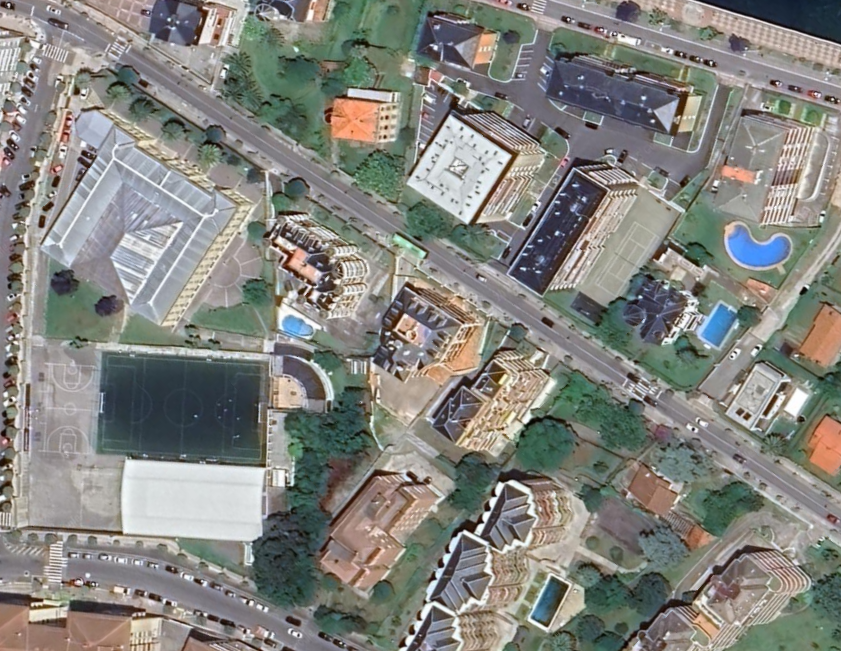
#> input picture PIA/pruebaPIA_1/UNIDAD_3/GeoJSON/Ataulfo.png, 841 x 651 px
$ jupyter execute --allow-errors geoJSON.ipynb   (shell and % lines are left out)
#> lines starting #> are read from the running program, lines starting #| are printed output that depends on the picture; after the words box and inside, x2 and y2 are one past the last pixel; in counts of white or black regions, pixels touching at a corner belong together
# Tratamiento de datos GeoEspaciales con GeoJSON en Python

Los datos geoespaciales se utilizan en aplicaciones de mapas, análisis territorial y sistemas de información geográfica (SIG). Uno de los formatos más comunes es GeoJSON, que almacena información geográfica como puntos, líneas y polígonos.

A continuación, aprenderemos a:

-> Leer un archivo GeoJSON

-> Extraer y visualizar los datos

-> Manipular y guardar información adicional

[cell 1]
# Comenzaremos instalando la librería necesaria

Vamos a cargar un archivo GeoJSON con datos de ubicaciones y explorarlo.

En el ejemplo: puntos.geojson encontramos:

{
    "type": "FeatureCollection",
    "features": [
        {
            "type": "Feature",
            "properties": {"nombre": "Punto A"},
            "geometry": {
                "type": "Point",
                "coordinates": [-3.7038, 40.4168]
            }
        },
        {
            "type": "Feature",
            "properties": {"nombre": "Punto B"},
            "geometry": {
                "type": "Point",
                "coordinates": [-0.3763, 39.4699]
            }
        }
    ]
}

Este formato es un estándar ampliamente utilizado en aplicaciones de mapas y datos geoespaciales. Se basa en JSON y es compatible con herramientas como Leaflet, Mapbox, QGIS, GeoServer, GeoPandas y Folium.

--> En los requisitos de trabajo de GeoAITech, podemos ver que utilizan GeoJSON, QGIS y MapBox.

Desglose de la estructura:

1) type: "FeatureCollection". Define que el documento contiene múltiples entidades geográficas.
2) features: contiene una lista de elementos geográficos, cada elemento es una Feature o Entidad con propiedades y geometría.
3) Feature: type -> Especifica que es una entidad geográfica individual; properties -> Contiene atributos adicionales no espaciales; geometry -> define la longitud y latitud en formato de goordnadas "WGS84, usado en la mayoría de mapas en línea.
4) Geometry: type:"Point" -> indica que la geometría es un punto (podría ser un área); coordiantes -> Define la longitud y latitud.

# 1. Importar GeoJSON y Cargar Archivo

[cell 2]
import geojson

#> (the rest of this cell did not finish here and is left out)

# 2 Leer GeoJSON con GeoPandas

[cell 3]
import geopandas as gpd

#> (the rest of this cell did not finish here and is left out)

# 3 Visualizar Datos en una Gráfica

[cell 4]
import matplotlib.pyplot as plt

#> (the rest of this cell did not finish here and is left out)

# 4 Filtrar y Manipular Datos

#> (a cell that did not finish here is left out)

# 5 CRUD (Insertar, Actualizar, Eliminar y Buscar) y Guardar Datos

[cell 6]
import json

# Modificar el Punto A
#> (the rest of this cell did not finish here and is left out)

# 6 Otros Tipos de Datos

En GeoJSON se pueden encontrar varios tipos de datos geoespaciales:

1) Punto:
{
    "type": "Point",
    "coordinates": [-3.7038, 40.4168]
}

2) Línea (para carreteras)

{
    "type": "LineString",
    "coordinates": [[-3.7038, 40.4168], [-0.3763, 39.4699]]
}

3) Polígono (superficie cerrada, como un país)

{
    "type": "Polygon",
    "coordinates": [
        [[-3.7038, 40.4168], [-0.3763, 39.4699], [-1.6596, 42.8469], [-3.7038, 40.4168]]
    ]
}

    Ver "tipos.geojson".

# 7 Visualizar un GeoJSON en un Mapa Folium

[cell 7]
import folium
import json

# Crear el mapa centrado en España
#> (the rest of this cell did not finish here and is left out)

# 8 Uso de OpenCV para Detectar Áreas Verdes

Utilizar OpenCV para analizar la imagen.

Crear una máscara que resalte las áreas verdes basándonos en el color.

Dibujar contornos alrededor de las áreas verdes detectadas.

[cell 8]
import cv2
import numpy as np
# Cargar la imagen satelital nuevamente
image_path = 'Ataulfo.png'
image = cv2.imread(image_path)
#> image is the input picture: shape (651, 841, 3); mean B, G, R 126.4, 131.9, 131.8

# Convertir la imagen a espacio de color HSV para trabajar con los tonos verdes
hsv_image = cv2.cvtColor(image, cv2.COLOR_BGR2HSV)
#> hsv_image: shape (651, 841, 3); mean H, S, V 64.3, 40.3, 140

# Definir los límites para el color verde típico (puede ajustarse según la imagen)
lower_green = np.array([36, 25, 25])  # Tonos verdes bajos en HSV
upper_green = np.array([86, 255, 255])  # Tonos verdes altos en HSV

# Crear una máscara para resaltar las áreas verdes
green_mask = cv2.inRange(hsv_image, lower_green, upper_green)
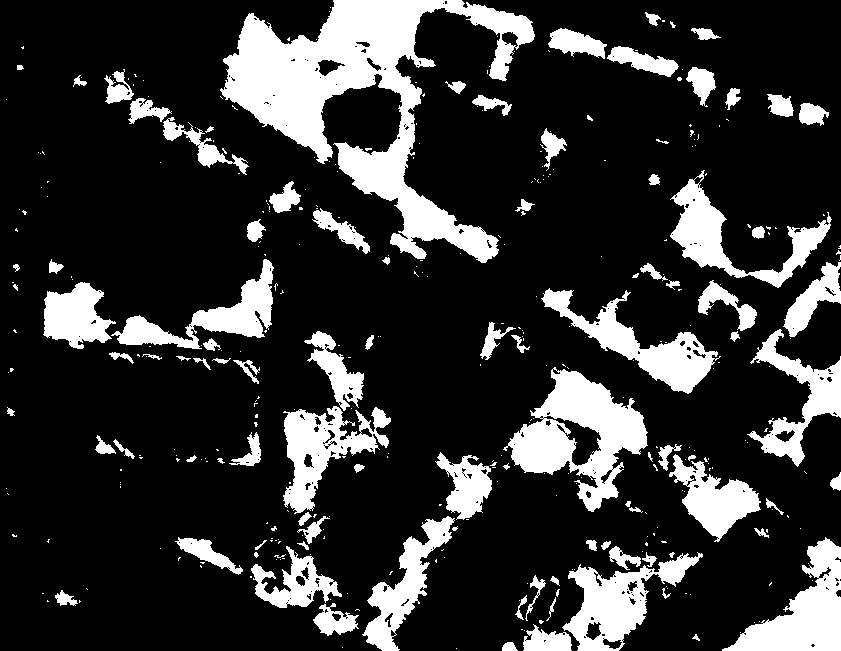
#> green_mask: shape (651, 841); 19.7% white; 375 white regions (278 under 20 px)

# Aplicar la máscara a la imagen original para aislar las áreas verdes
isolated_green = cv2.bitwise_and(image, image, mask=green_mask)
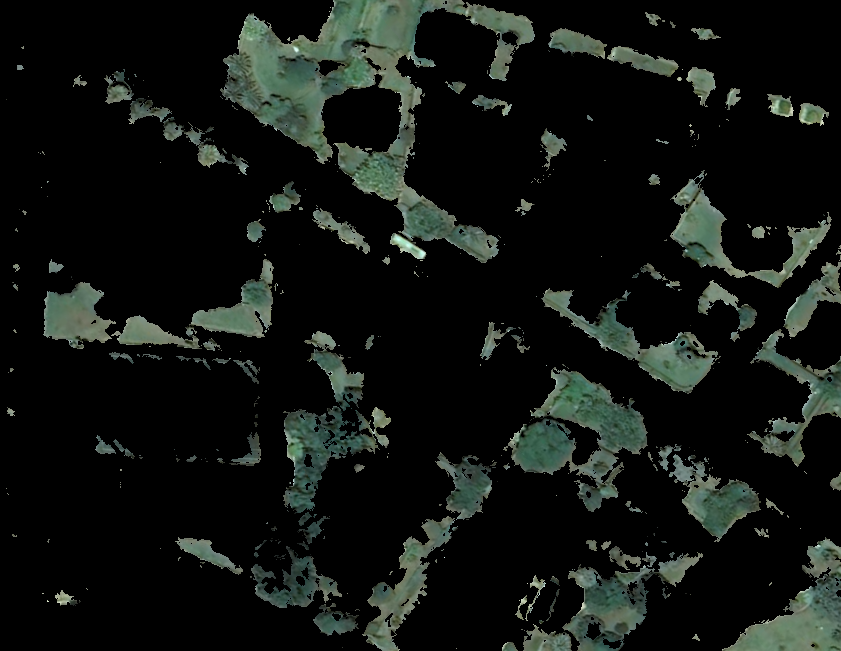
#> isolated_green: shape (651, 841, 3); mean B, G, R 18.3, 21.6, 17.6

# Detectar contornos en la máscara
contours, _ = cv2.findContours(green_mask, cv2.RETR_EXTERNAL, cv2.CHAIN_APPROX_SIMPLE)
#> contours = 375 contours, 295 with area under 20; largest, box (x1, y1, x2, y2) and area: (220, 0, 535, 263) 26708, (503, 367, 648, 512) 10008, (722, 537, 841, 651) 5774, (562, 552, 703, 651) 5538, (541, 288, 721, 394) 5046

# Filtrar contornos por tamaño para evitar ruido (ajustar valores según sea necesario)
filtered_contours = [c for c in contours if 500 < cv2.contourArea(c) < 50000]
#> filtered_contours = 25 contours; largest, box (x1, y1, x2, y2) and area: (220, 0, 535, 263) 26708, (503, 367, 648, 512) 10008, (722, 537, 841, 651) 5774, (562, 552, 703, 651) 5538, (541, 288, 721, 394) 5046

# Dibujar los contornos filtrados en la imagen original
output_image = image.copy()
cv2.drawContours(output_image, filtered_contours, -1, (0, 255, 0), 2)
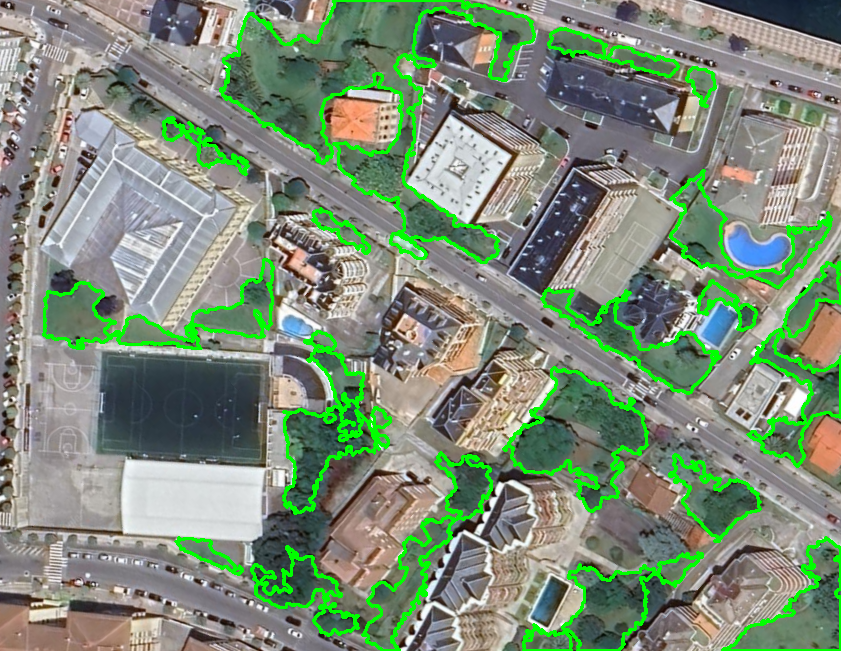
#> output_image: shape (651, 841, 3); 6.82% of pixels changed, all inside (x1, y1, x2, y2) = (42, 0, 841, 651)

# Mostrar las áreas verdes detectadas en la imagen
plt.figure(figsize=(12, 8))
plt.imshow(cv2.cvtColor(output_image, cv2.COLOR_BGR2RGB))
plt.title("Áreas verdes detectadas")
plt.axis("off")
plt.show()

# 9 Uso de OpenCV para Contar Piscinas

[cell 9]
# Ajustar límites de color azul para las piscinas
lower_blue_new = np.array([50, 30, 150])  # Rango inferior ajustado para azul claro
upper_blue_new = np.array([135, 255, 255])  # Rango superior ajustado

# Crear una máscara para resaltar las áreas azules
blurred = cv2.GaussianBlur(hsv_image, (5, 5), 0)
#> blurred: shape (651, 841, 3); mean H, S, V 64.3, 40.3, 140
blue_mask = cv2.inRange(blurred, lower_blue_new, upper_blue_new)
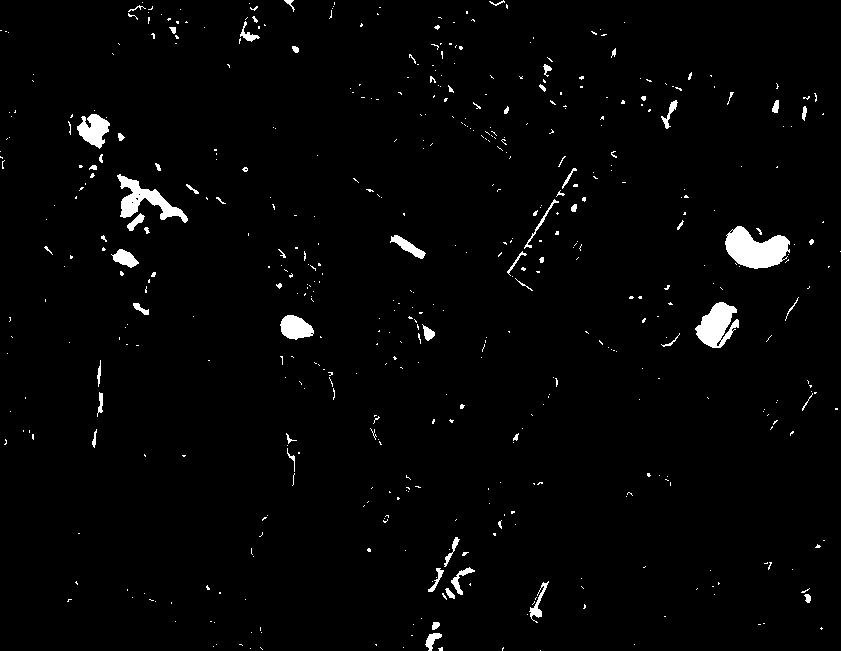
#> blue_mask: shape (651, 841); 2.1% white; 521 white regions (453 under 20 px)

# Aplicar la máscara a la imagen original para aislar las piscinas
isolated_blue = cv2.bitwise_and(image, image, mask=blue_mask)
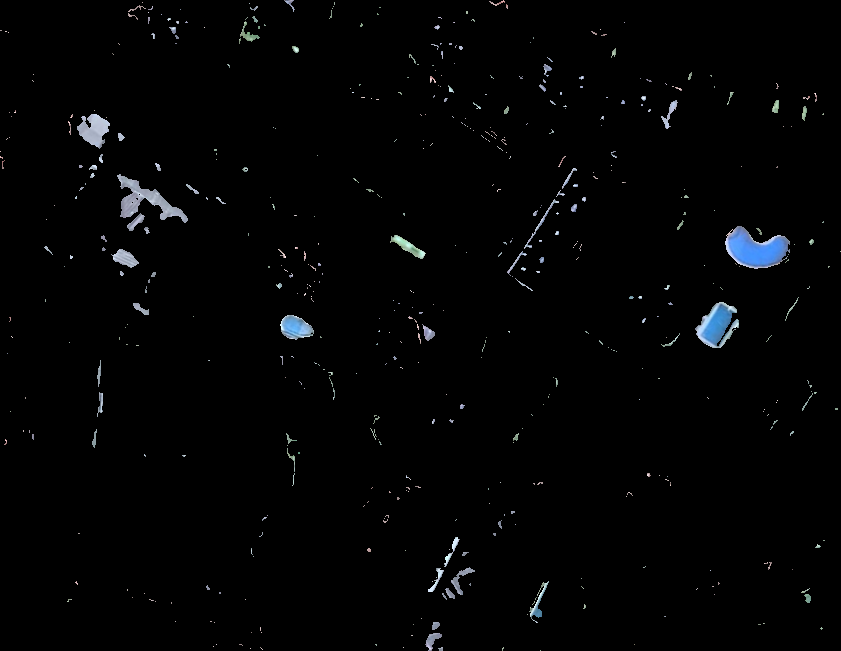
#> isolated_blue: shape (651, 841, 3); mean B, G, R 4, 3.5, 3

# Detectar contornos en la máscara
contours_blue, _ = cv2.findContours(blue_mask, cv2.RETR_EXTERNAL, cv2.CHAIN_APPROX_SIMPLE)
#> contours_blue = 521 contours, 485 with area under 20; largest, box (x1, y1, x2, y2) and area: (725, 226, 790, 269) 1700, (695, 302, 739, 348) 1142, (117, 174, 188, 223) 1080, (77, 114, 110, 149) 630, (280, 315, 314, 340) 557

# Filtrar contornos por tamaño para identificar piscinas
filtered_contours_pools = [c for c in contours_blue if 500 < cv2.contourArea(c) < 5000]
#> filtered_contours_pools = 5 contours; box (x1, y1, x2, y2) and area: (725, 226, 790, 269) 1700, (695, 302, 739, 348) 1142, (117, 174, 188, 223) 1080, (77, 114, 110, 149) 630, (280, 315, 314, 340) 557

# Dibujar los contornos filtrados en la imagen original
output_image_pools = image.copy()
cv2.drawContours(output_image_pools, filtered_contours_pools, -1, (255, 0, 0), 2)
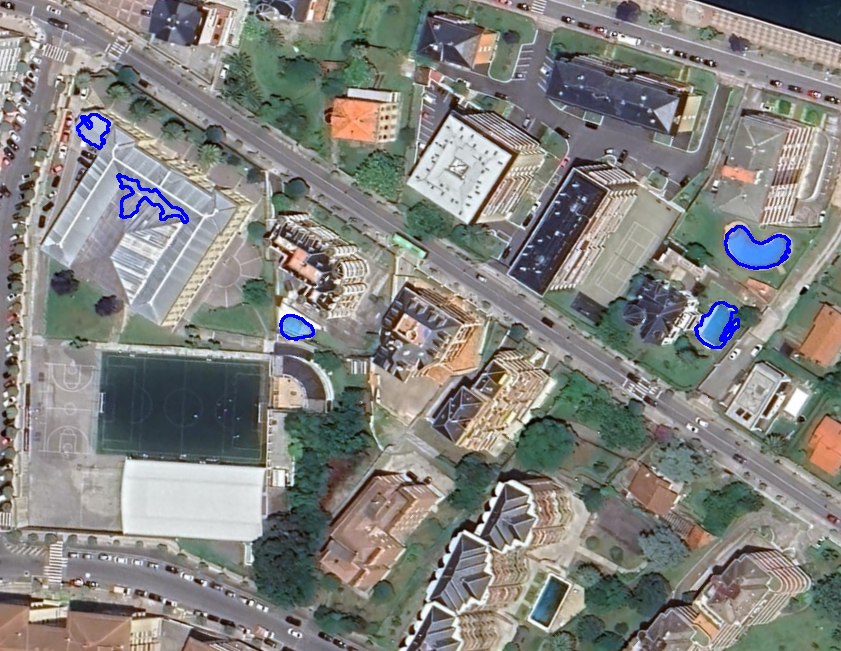
#> output_image_pools: shape (651, 841, 3); 0.54% of pixels changed, all inside (x1, y1, x2, y2) = (76, 113, 791, 349)

# Contar el número de piscinas detectadas
num_pools = len(filtered_contours_pools)
#> num_pools = 5

# Mostrar la imagen con las piscinas detectadas
plt.figure(figsize=(12, 8))
plt.imshow(cv2.cvtColor(output_image_pools, cv2.COLOR_BGR2RGB))
plt.title(f"Piscinas detectadas: {num_pools}")
plt.axis("off")
plt.show()

num_pools
#> Out = 5
